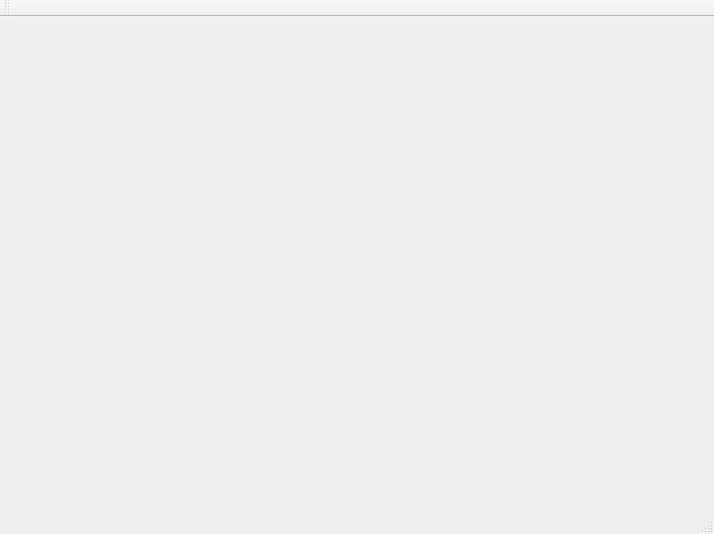
<?xml version="1.0" encoding="UTF-8"?>
<ui version="4.0">
 <class>HistoriquClass</class>
 <widget class="QMainWindow" name="HistoriquClass">
  <property name="geometry">
   <rect>
    <x>0</x>
    <y>0</y>
    <width>714</width>
    <height>534</height>
   </rect>
  </property>
  <property name="windowTitle">
   <string>Historiqu</string>
  </property>
  <widget class="QWidget" name="centralWidget"/>
  <widget class="QMenuBar" name="menuBar">
   <property name="geometry">
    <rect>
     <x>0</x>
     <y>0</y>
     <width>714</width>
     <height>21</height>
    </rect>
   </property>
  </widget>
  <widget class="QToolBar" name="mainToolBar">
   <attribute name="toolBarArea">
    <enum>TopToolBarArea</enum>
   </attribute>
   <attribute name="toolBarBreak">
    <bool>false</bool>
   </attribute>
  </widget>
  <widget class="QStatusBar" name="statusBar"/>
 </widget>
 <layoutdefault spacing="6" margin="11"/>
 <resources>
  <include location="Historiqu.qrc"/>
 </resources>
 <connections/>
</ui>
